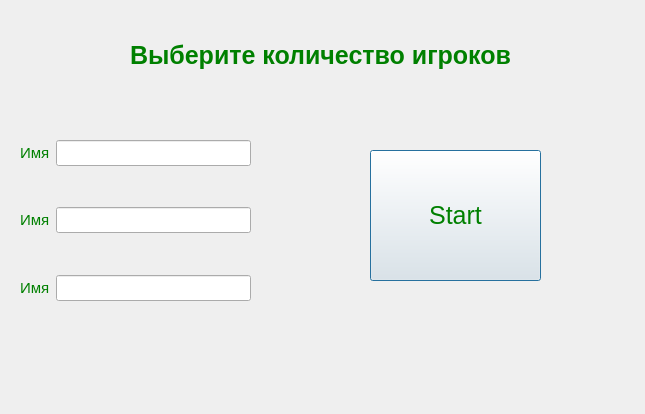
<?xml version="1.0" encoding="UTF-8"?>
<ui version="4.0">
 <class>SecondWindow</class>
 <widget class="QDialog" name="SecondWindow">
  <property name="geometry">
   <rect>
    <x>0</x>
    <y>0</y>
    <width>645</width>
    <height>414</height>
   </rect>
  </property>
  <property name="windowTitle">
   <string>Dialog</string>
  </property>
  <property name="styleSheet">
   <string notr="true">color:green;
font-size:15px;</string>
  </property>
  <widget class="QLabel" name="label">
   <property name="geometry">
    <rect>
     <x>120</x>
     <y>-10</y>
     <width>401</width>
     <height>131</height>
    </rect>
   </property>
   <property name="styleSheet">
    <string notr="true">color:green;
font-size:25px;</string>
   </property>
   <property name="text">
    <string>&lt;html&gt;&lt;head/&gt;&lt;body&gt;&lt;p align=&quot;center&quot;&gt;&lt;span style=&quot; font-weight:700;&quot;&gt;Выберите количество игроков&lt;/span&gt;&lt;/p&gt;&lt;/body&gt;&lt;/html&gt;</string>
   </property>
  </widget>
  <widget class="QWidget" name="formLayoutWidget">
   <property name="geometry">
    <rect>
     <x>20</x>
     <y>140</y>
     <width>231</width>
     <height>161</height>
    </rect>
   </property>
   <layout class="QFormLayout" name="formLayout">
    <item row="0" column="0">
     <widget class="QLabel" name="label_2">
      <property name="text">
       <string>Имя</string>
      </property>
     </widget>
    </item>
    <item row="0" column="1">
     <widget class="QLineEdit" name="firstplayer"/>
    </item>
    <item row="2" column="1">
     <spacer name="verticalSpacer">
      <property name="orientation">
       <enum>Qt::Vertical</enum>
      </property>
      <property name="sizeHint" stdset="0">
       <size>
        <width>20</width>
        <height>40</height>
       </size>
      </property>
     </spacer>
    </item>
    <item row="3" column="0">
     <widget class="QLabel" name="label_3">
      <property name="text">
       <string>Имя</string>
      </property>
     </widget>
    </item>
    <item row="3" column="1">
     <widget class="QLineEdit" name="secondplayer"/>
    </item>
    <item row="5" column="0">
     <widget class="QLabel" name="label_4">
      <property name="text">
       <string>Имя</string>
      </property>
     </widget>
    </item>
    <item row="5" column="1">
     <widget class="QLineEdit" name="thirdplayer"/>
    </item>
    <item row="4" column="1">
     <spacer name="verticalSpacer_2">
      <property name="orientation">
       <enum>Qt::Vertical</enum>
      </property>
      <property name="sizeHint" stdset="0">
       <size>
        <width>20</width>
        <height>40</height>
       </size>
      </property>
     </spacer>
    </item>
   </layout>
  </widget>
  <widget class="QPushButton" name="pushButton">
   <property name="geometry">
    <rect>
     <x>370</x>
     <y>150</y>
     <width>171</width>
     <height>131</height>
    </rect>
   </property>
   <property name="styleSheet">
    <string notr="true">font-size:25px</string>
   </property>
   <property name="text">
    <string>Start</string>
   </property>
  </widget>
 </widget>
 <resources/>
 <connections/>
</ui>
